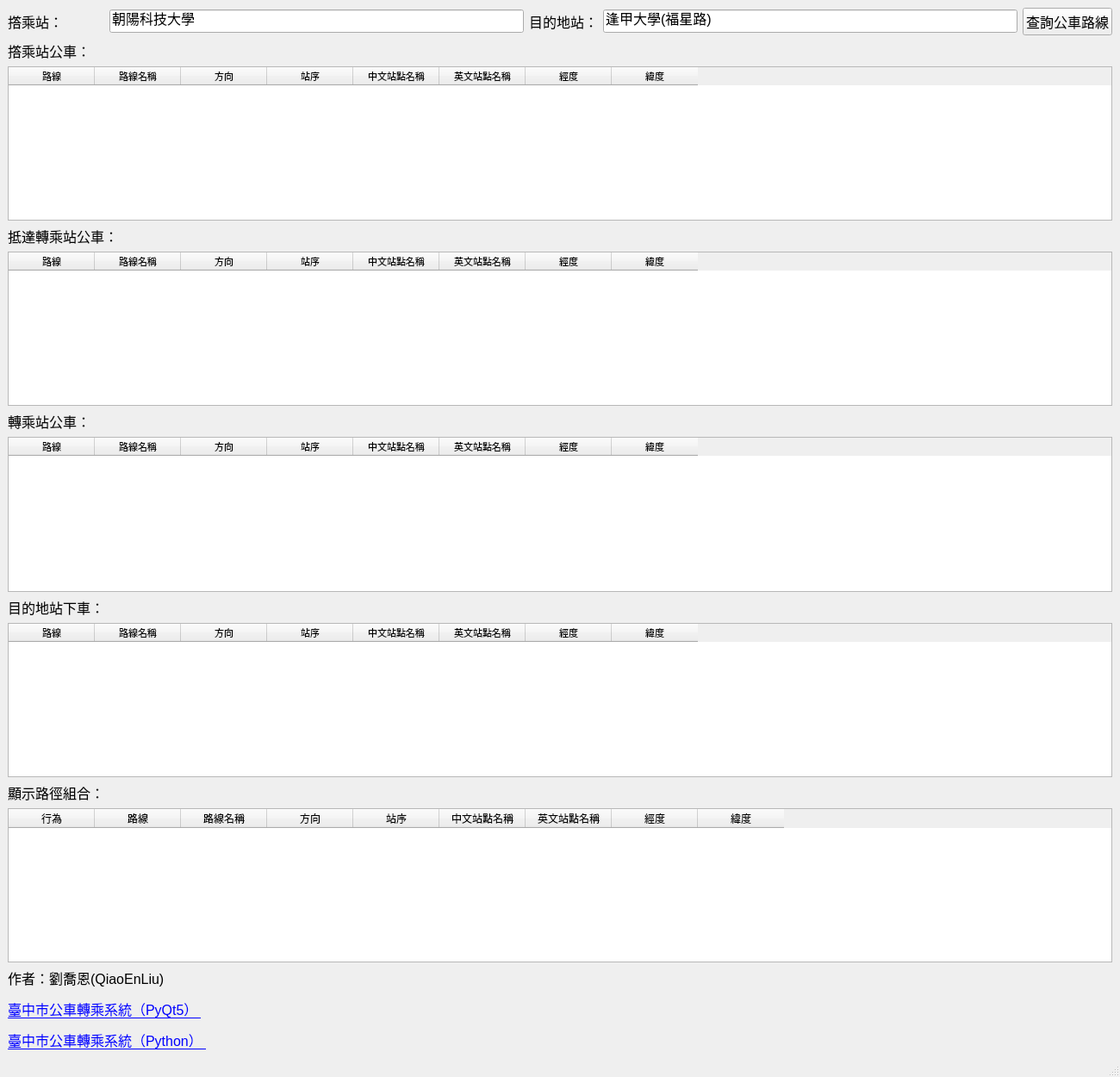
<?xml version="1.0" encoding="UTF-8"?>
<ui version="4.0">
 <class>takeGUI</class>
 <widget class="QMainWindow" name="takeGUI">
  <property name="geometry">
   <rect>
    <x>0</x>
    <y>0</y>
    <width>1300</width>
    <height>1250</height>
   </rect>
  </property>
  <property name="windowTitle">
   <string>臺中市公車轉乘系統（PyQt5）</string>
  </property>
  <widget class="QWidget" name="centralwidget">
   <layout class="QGridLayout" name="gridLayout">
    <item row="0" column="0">
     <widget class="QLabel" name="labelTakeStep">
      <property name="font">
       <font>
        <pointsize>12</pointsize>
       </font>
      </property>
      <property name="text">
       <string>撘乘站：</string>
      </property>
     </widget>
    </item>
    <item row="0" column="1">
     <widget class="QLineEdit" name="lineEdit_Take">
      <property name="font">
       <font>
        <pointsize>12</pointsize>
       </font>
      </property>
      <property name="text">
       <string>朝陽科技大學</string>
      </property>
     </widget>
    </item>
    <item row="0" column="2">
     <widget class="QLabel" name="labelDesStep">
      <property name="font">
       <font>
        <pointsize>12</pointsize>
       </font>
      </property>
      <property name="text">
       <string>目的地站：</string>
      </property>
     </widget>
    </item>
    <item row="0" column="3">
     <widget class="QLineEdit" name="lineEdit_Des">
      <property name="font">
       <font>
        <pointsize>12</pointsize>
       </font>
      </property>
      <property name="text">
       <string>逢甲大學(福星路)</string>
      </property>
     </widget>
    </item>
    <item row="0" column="4">
     <widget class="QPushButton" name="takeBTN">
      <property name="font">
       <font>
        <pointsize>12</pointsize>
       </font>
      </property>
      <property name="text">
       <string>查詢公車路線</string>
      </property>
     </widget>
    </item>
    <item row="10" column="0" colspan="5">
     <widget class="QTableWidget" name="tableDes">
      <property name="font">
       <font>
        <pointsize>8</pointsize>
       </font>
      </property>
      <property name="editTriggers">
       <set>QAbstractItemView::NoEditTriggers</set>
      </property>
      <property name="selectionMode">
       <enum>QAbstractItemView::SingleSelection</enum>
      </property>
      <property name="selectionBehavior">
       <enum>QAbstractItemView::SelectRows</enum>
      </property>
      <property name="columnCount">
       <number>8</number>
      </property>
      <column>
       <property name="text">
        <string>路線</string>
       </property>
      </column>
      <column>
       <property name="text">
        <string>路線名稱</string>
       </property>
      </column>
      <column>
       <property name="text">
        <string>方向</string>
       </property>
      </column>
      <column>
       <property name="text">
        <string>站序</string>
       </property>
      </column>
      <column>
       <property name="text">
        <string>中文站點名稱</string>
       </property>
      </column>
      <column>
       <property name="text">
        <string>英文站點名稱</string>
       </property>
      </column>
      <column>
       <property name="text">
        <string>經度</string>
       </property>
      </column>
      <column>
       <property name="text">
        <string>緯度</string>
       </property>
      </column>
     </widget>
    </item>
    <item row="6" column="0" colspan="5">
     <widget class="QTableWidget" name="table_TF_To_Info">
      <property name="font">
       <font>
        <pointsize>8</pointsize>
       </font>
      </property>
      <property name="editTriggers">
       <set>QAbstractItemView::NoEditTriggers</set>
      </property>
      <property name="selectionMode">
       <enum>QAbstractItemView::SingleSelection</enum>
      </property>
      <property name="selectionBehavior">
       <enum>QAbstractItemView::SelectRows</enum>
      </property>
      <property name="columnCount">
       <number>8</number>
      </property>
      <column>
       <property name="text">
        <string>路線</string>
       </property>
      </column>
      <column>
       <property name="text">
        <string>路線名稱</string>
       </property>
      </column>
      <column>
       <property name="text">
        <string>方向</string>
       </property>
      </column>
      <column>
       <property name="text">
        <string>站序</string>
       </property>
      </column>
      <column>
       <property name="text">
        <string>中文站點名稱</string>
       </property>
      </column>
      <column>
       <property name="text">
        <string>英文站點名稱</string>
       </property>
      </column>
      <column>
       <property name="text">
        <string>經度</string>
       </property>
      </column>
      <column>
       <property name="text">
        <string>緯度</string>
       </property>
      </column>
     </widget>
    </item>
    <item row="1" column="0" colspan="2">
     <widget class="QLabel" name="labelTakeBus">
      <property name="font">
       <font>
        <pointsize>12</pointsize>
       </font>
      </property>
      <property name="text">
       <string>撘乘站公車：</string>
      </property>
     </widget>
    </item>
    <item row="3" column="0" colspan="2">
     <widget class="QLabel" name="label_ToTF_Bus">
      <property name="font">
       <font>
        <pointsize>12</pointsize>
       </font>
      </property>
      <property name="text">
       <string>抵達轉乘站公車：</string>
      </property>
     </widget>
    </item>
    <item row="4" column="0" colspan="5">
     <widget class="QTableWidget" name="table_To_TF_Info">
      <property name="font">
       <font>
        <pointsize>8</pointsize>
       </font>
      </property>
      <property name="editTriggers">
       <set>QAbstractItemView::NoEditTriggers</set>
      </property>
      <property name="selectionMode">
       <enum>QAbstractItemView::SingleSelection</enum>
      </property>
      <property name="selectionBehavior">
       <enum>QAbstractItemView::SelectRows</enum>
      </property>
      <property name="columnCount">
       <number>8</number>
      </property>
      <column>
       <property name="text">
        <string>路線</string>
       </property>
      </column>
      <column>
       <property name="text">
        <string>路線名稱</string>
       </property>
      </column>
      <column>
       <property name="text">
        <string>方向</string>
       </property>
      </column>
      <column>
       <property name="text">
        <string>站序</string>
       </property>
      </column>
      <column>
       <property name="text">
        <string>中文站點名稱</string>
       </property>
      </column>
      <column>
       <property name="text">
        <string>英文站點名稱</string>
       </property>
      </column>
      <column>
       <property name="text">
        <string>經度</string>
       </property>
      </column>
      <column>
       <property name="text">
        <string>緯度</string>
       </property>
      </column>
     </widget>
    </item>
    <item row="2" column="0" colspan="5">
     <widget class="QTableWidget" name="table_TakeInfo">
      <property name="font">
       <font>
        <pointsize>8</pointsize>
       </font>
      </property>
      <property name="editTriggers">
       <set>QAbstractItemView::NoEditTriggers</set>
      </property>
      <property name="selectionMode">
       <enum>QAbstractItemView::SingleSelection</enum>
      </property>
      <property name="selectionBehavior">
       <enum>QAbstractItemView::SelectRows</enum>
      </property>
      <property name="columnCount">
       <number>8</number>
      </property>
      <column>
       <property name="text">
        <string>路線</string>
       </property>
      </column>
      <column>
       <property name="text">
        <string>路線名稱</string>
       </property>
      </column>
      <column>
       <property name="text">
        <string>方向</string>
       </property>
      </column>
      <column>
       <property name="text">
        <string>站序</string>
       </property>
      </column>
      <column>
       <property name="text">
        <string>中文站點名稱</string>
       </property>
      </column>
      <column>
       <property name="text">
        <string>英文站點名稱</string>
       </property>
      </column>
      <column>
       <property name="text">
        <string>經度</string>
       </property>
      </column>
      <column>
       <property name="text">
        <string>緯度</string>
       </property>
      </column>
     </widget>
    </item>
    <item row="7" column="0" colspan="2">
     <widget class="QLabel" name="label_Des">
      <property name="font">
       <font>
        <pointsize>12</pointsize>
       </font>
      </property>
      <property name="text">
       <string>目的地站下車：</string>
      </property>
     </widget>
    </item>
    <item row="13" column="0" colspan="5">
     <widget class="QLabel" name="takeToDesLabel">
      <property name="enabled">
       <bool>true</bool>
      </property>
      <property name="font">
       <font>
        <pointsize>12</pointsize>
       </font>
      </property>
      <property name="layoutDirection">
       <enum>Qt::RightToLeft</enum>
      </property>
      <property name="text">
       <string>&lt;html&gt;
&lt;head/&gt;
&lt;body&gt;
&lt;p&gt;作者：劉喬恩(QiaoEnLiu)&lt;/p&gt;
&lt;p&gt;
&lt;a href=&quot;https://github.com/QiaoEnLiu/-Taichung-City-Bus-Transfer--PyQt_GUI-&quot;&gt;
&lt;span style=&quot; text-decoration: underline; color:#0000ff;&quot;&gt;臺中市公車轉乘系統（PyQt5）&lt;/span&gt;
&lt;/a&gt;
&lt;/p&gt;
&lt;p&gt;
&lt;a href=&quot;https://github.com/QiaoEnLiu/-Taichung-City-Bus-Transfer-&quot;&gt;
&lt;span style=&quot; text-decoration: underline; color:#0000ff;&quot;&gt;臺中市公車轉乘系統（Python）&lt;/span&gt;
&lt;/a&gt;
&lt;/p&gt;
&lt;/body&gt;
&lt;/html&gt;</string>
      </property>
      <property name="alignment">
       <set>Qt::AlignLeading|Qt::AlignLeft|Qt::AlignTop</set>
      </property>
     </widget>
    </item>
    <item row="5" column="0" colspan="2">
     <widget class="QLabel" name="label_TF_To_Bus">
      <property name="font">
       <font>
        <pointsize>12</pointsize>
       </font>
      </property>
      <property name="text">
       <string>轉乘站公車：</string>
      </property>
     </widget>
    </item>
    <item row="11" column="0">
     <widget class="QLabel" name="labelPath">
      <property name="font">
       <font>
        <pointsize>12</pointsize>
       </font>
      </property>
      <property name="text">
       <string notr="true">顯示路徑組合：</string>
      </property>
     </widget>
    </item>
    <item row="12" column="0" colspan="5">
     <widget class="QTableWidget" name="table_Path">
      <property name="editTriggers">
       <set>QAbstractItemView::NoEditTriggers</set>
      </property>
      <column>
       <property name="text">
        <string>行為</string>
       </property>
      </column>
      <column>
       <property name="text">
        <string>路線</string>
       </property>
      </column>
      <column>
       <property name="text">
        <string>路線名稱</string>
       </property>
      </column>
      <column>
       <property name="text">
        <string>方向</string>
       </property>
      </column>
      <column>
       <property name="text">
        <string>站序</string>
       </property>
      </column>
      <column>
       <property name="text">
        <string>中文站點名稱</string>
       </property>
      </column>
      <column>
       <property name="text">
        <string>英文站點名稱</string>
       </property>
      </column>
      <column>
       <property name="text">
        <string>經度</string>
       </property>
      </column>
      <column>
       <property name="text">
        <string>緯度</string>
       </property>
      </column>
     </widget>
    </item>
   </layout>
  </widget>
  <widget class="QMenuBar" name="menubar">
   <property name="geometry">
    <rect>
     <x>0</x>
     <y>0</y>
     <width>1300</width>
     <height>21</height>
    </rect>
   </property>
  </widget>
  <widget class="QStatusBar" name="statusbar"/>
 </widget>
 <resources/>
 <connections/>
</ui>
